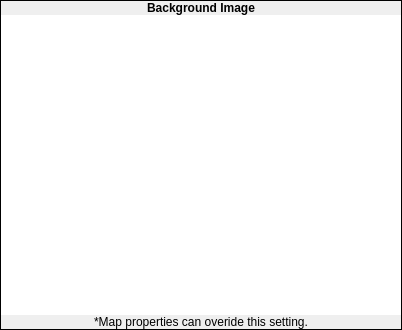
                <widget class="QWidget" name="widget_27" native="true">
                 <property name="sizePolicy">
                  <sizepolicy hsizetype="Fixed" vsizetype="Preferred">
                   <horstretch>0</horstretch>
                   <verstretch>0</verstretch>
                  </sizepolicy>
                 </property>
                 <layout class="QVBoxLayout" name="_10">
                  <property name="spacing">
                   <number>0</number>
                  </property>
                  <property name="margin">
                   <number>0</number>
                  </property>
                  <item>
                   <widget class="QFrame" name="frame_47">
                    <property name="sizePolicy">
                     <sizepolicy hsizetype="Fixed" vsizetype="Expanding">
                      <horstretch>0</horstretch>
                      <verstretch>0</verstretch>
                     </sizepolicy>
                    </property>
                    <property name="frameShape">
                     <enum>QFrame::Box</enum>
                    </property>
                    <property name="frameShadow">
                     <enum>QFrame::Plain</enum>
                    </property>
                    <layout class="QVBoxLayout" name="verticalLayout_98">
                     <property name="spacing">
                      <number>0</number>
                     </property>
                     <property name="margin">
                      <number>0</number>
                     </property>
                     <item>
                      <widget class="QLabel" name="label_97">
                       <property name="sizePolicy">
                        <sizepolicy hsizetype="Preferred" vsizetype="Fixed">
                         <horstretch>0</horstretch>
                         <verstretch>0</verstretch>
                        </sizepolicy>
                       </property>
                       <property name="font">
                        <font>
                         <weight>75</weight>
                         <bold>true</bold>
                        </font>
                       </property>
                       <property name="text">
                        <string>Background Image</string>
                       </property>
                       <property name="alignment">
                        <set>Qt::AlignCenter</set>
                       </property>
                      </widget>
                     </item>
                     <item>
                      <widget class="QWidget" name="widget" native="true">
                       <layout class="QVBoxLayout" name="verticalLayout">
                        <property name="spacing">
                         <number>0</number>
                        </property>
                        <property name="margin">
                         <number>0</number>
                        </property>
                        <item>
                         <widget class="ImageView" name="gvBGPreview">
                          <property name="sizePolicy">
                           <sizepolicy hsizetype="Fixed" vsizetype="Fixed">
                            <horstretch>0</horstretch>
                            <verstretch>0</verstretch>
                           </sizepolicy>
                          </property>
                          <property name="minimumSize">
                           <size>
                            <width>400</width>
                            <height>300</height>
                           </size>
                          </property>
                          <property name="maximumSize">
                           <size>
                            <width>400</width>
                            <height>300</height>
                           </size>
                          </property>
                          <property name="sizeIncrement">
                           <size>
                            <width>4</width>
                            <height>3</height>
                           </size>
                          </property>
                          <property name="baseSize">
                           <size>
                            <width>320</width>
                            <height>240</height>
                           </size>
                          </property>
                          <property name="acceptDrops">
                           <bool>false</bool>
                          </property>
                          <property name="frameShape">
                           <enum>QFrame::NoFrame</enum>
                          </property>
                          <property name="verticalScrollBarPolicy">
                           <enum>Qt::ScrollBarAlwaysOff</enum>
                          </property>
                          <property name="horizontalScrollBarPolicy">
                           <enum>Qt::ScrollBarAlwaysOff</enum>
                          </property>
                          <property name="sceneRect">
                           <rectf>
                            <x>0.000000000000000</x>
                            <y>0.000000000000000</y>
                            <width>400.000000000000000</width>
                            <height>300.000000000000000</height>
                           </rectf>
                          </property>
                         </widget>
                        </item>
                        <item>
                         <widget class="QLabel" name="lblSpecialNote">
                          <property name="sizePolicy">
                           <sizepolicy hsizetype="Preferred" vsizetype="Fixed">
                            <horstretch>0</horstretch>
                            <verstretch>0</verstretch>
                           </sizepolicy>
                          </property>
                          <property name="text">
                           <string>*Map properties can overide this setting.</string>
                          </property>
                          <property name="alignment">
                           <set>Qt::AlignCenter</set>
                          </property>
                         </widget>
                        </item>
                       </layout>
                      </widget>
                     </item>
                    </layout>
                   </widget>
                  </item>
                 </layout>
                </widget>
